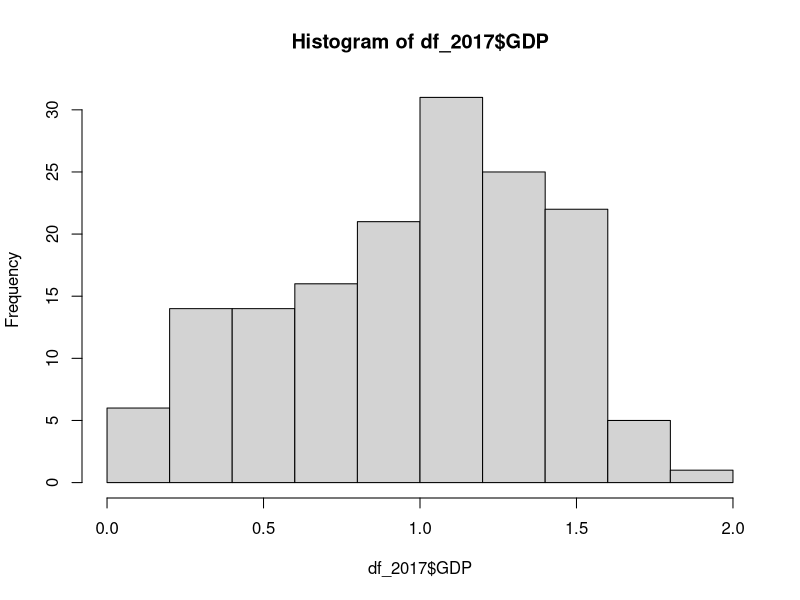
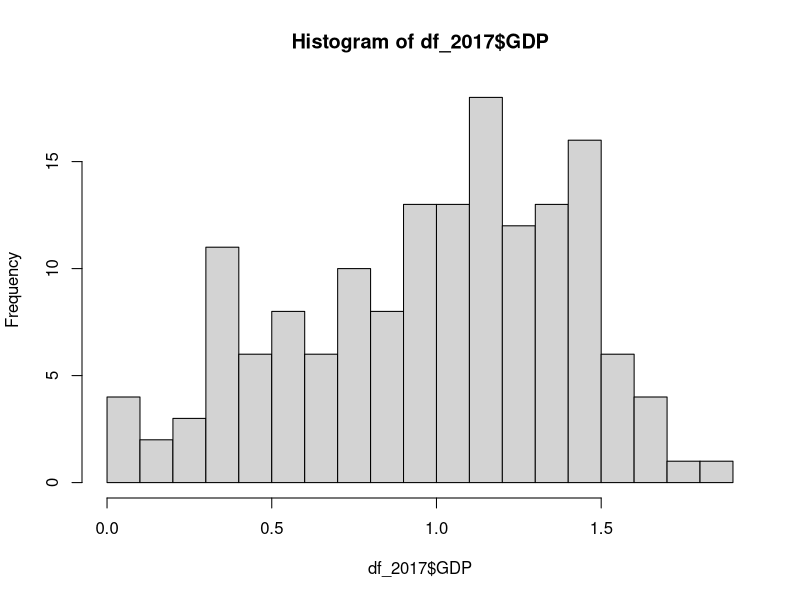
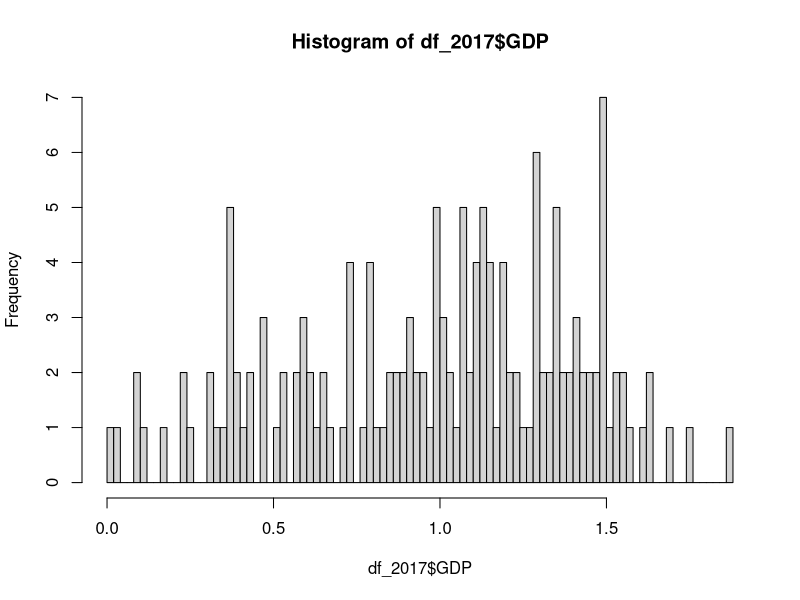
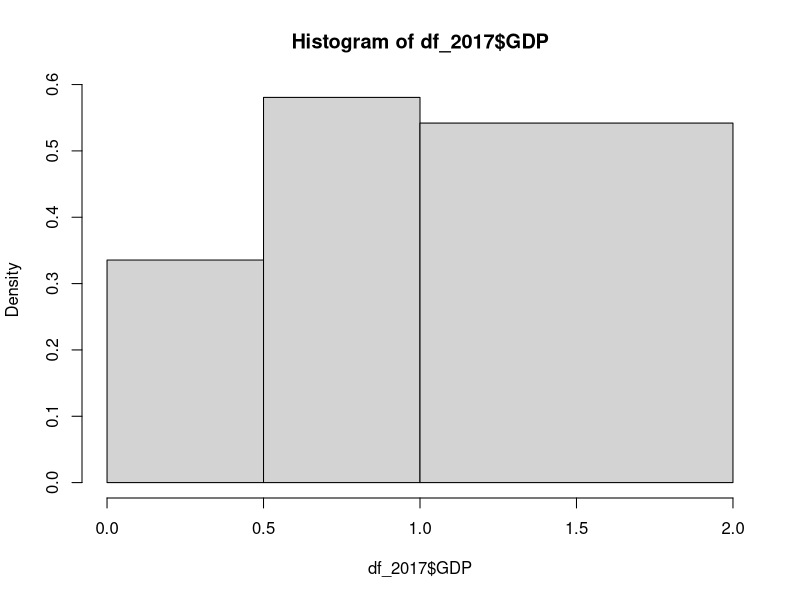
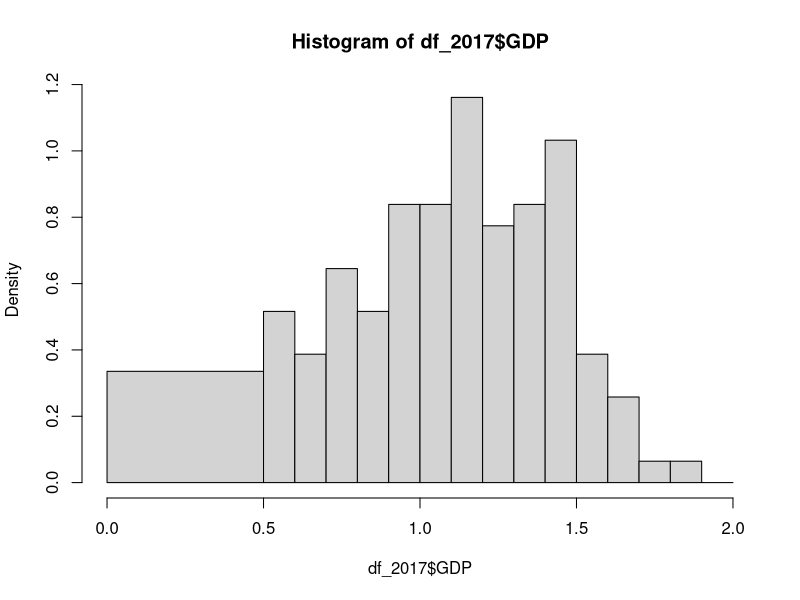
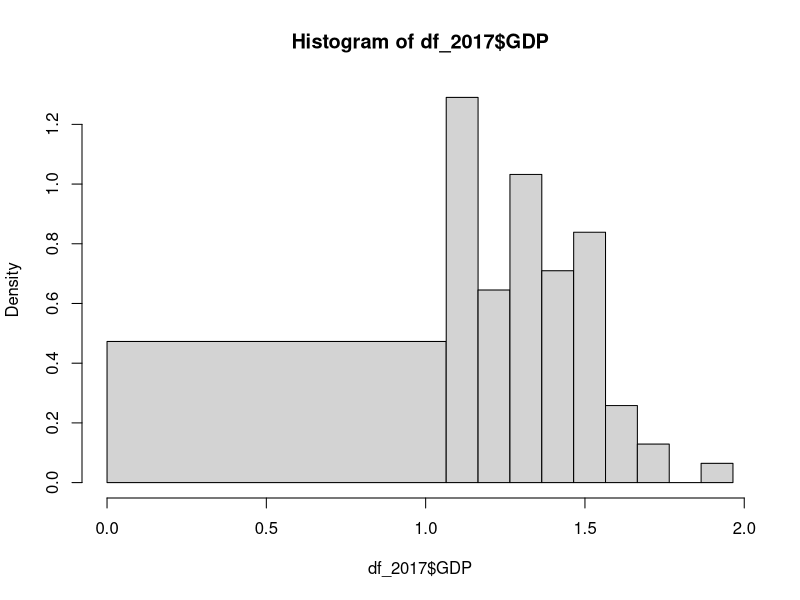
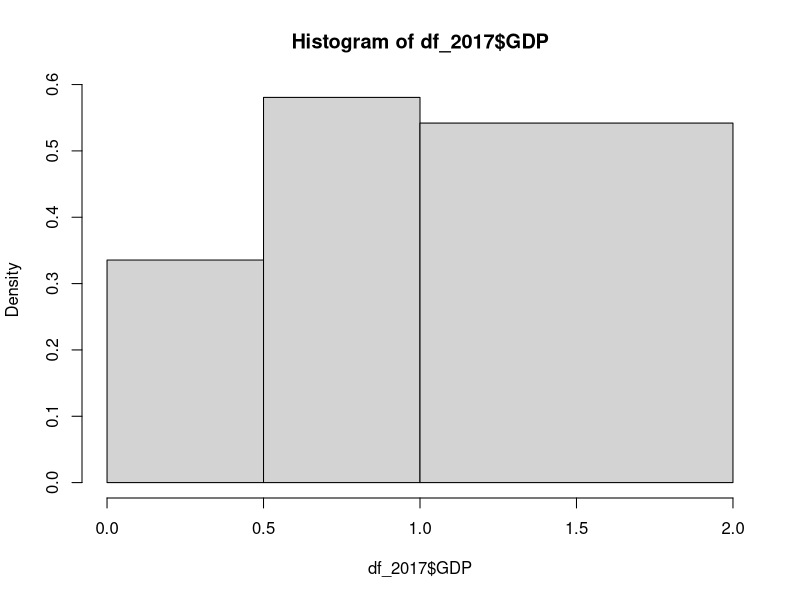
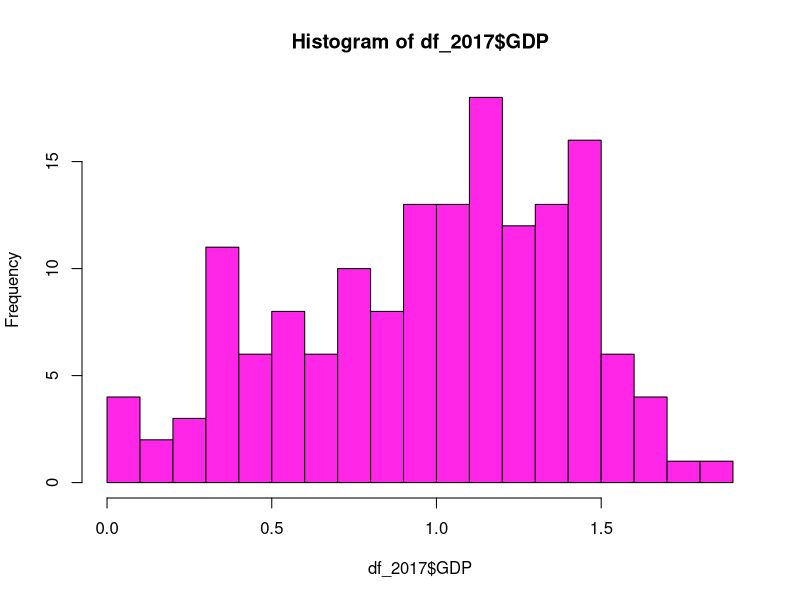

The R source for these figures, in order:
# Exploratory graphs
df_happiness <- read.table ("data/world-happinness/world-happiness.csv",
                            header=TRUE, sep=",")
table(df_happiness$country)
## Load the world happiness dataset
# select only year 2017 and save it to df_2017
df_2017 <- df_happiness[df_happiness$year == 2017, ]
df_2017$X <- NULL

summary(df_2017)
str(df_2017)
head(df_2017)

table(df_2017$country)

# Historam ------
hist(df_2017$GDP)


# Defining breaks
hist(df_2017$GDP, breaks = 25)
hist(df_2017$GDP, breaks = 100)

# Specificing custom breaks
breaks <- c(0,0.5,1,2)
hist(df_2017$GDP, breaks = breaks)

hist_break <- c(0, seq(from = 0.5, to = 2.0, by = 0.1))
hist(df_2017$GDP, breaks = hist_break)

hist_breaks <- c(0, seq(median(df_2017$GDP), 2.0, by = 0.1))
hist(df_2017$GDP, breaks = hist_breaks)


hist_breaks <- c(0, 0.5, 1, 2)
hist(df_2017$GDP, breaks = hist_breaks)

# Colors
hist(df_2017$GDP, breaks = 25, col = "#FF26E8")
hist(df_2017$GDP, breaks = 25,
     col = "#FF26E8",
     border = "#6BFF62")

# plot corruption
# select appropriate break number
# select appropriate color for corruption histogram
hist(df_2017$corruption, breaks=15, col="red", border="white")
hist(df_2017$corruption, breaks = 35,
     col = "#D13E3E",
     border = "#AFA7A7")
hist(df_2017$social_support, breaks=35, col="white", border="purple",
     main ="Social Support")


df_2017$country[df_2017$corruption < .05]

# Changing axis labels
hist(df_2017$corruption, breaks=15, col="red",
     border="white", main = "Histogram of corruption",
     xlab = "How much corruption affect happiness in the state",
     ylab="")

# limiting what is shown
hist(df_2017$corruption, breaks = 35,
     col = "#D13E3E",
     border = "#AFA7A7", xlim = c(0.2, 1))
hist(df_2017$corruption, xlim = c(0.2*0.9, max(df_2017$corruption)*1.1))

# Label axes properly

# focus only on values between 4 and 6

# Histogram with density lines
hist(df_2017$corruption, probability = TRUE, breaks=35)
lines(density(df_2017$corruption))


## Create a histogram of scores
# add density line
# set the axes correctly
hist(df_2017$score, breaks = 15, col = "white", probability = TRUE, 
     main = "Histogram of score distribution", xlab= " happiness score",
     ylab ="")
lines(density(df_2017$score))

## Boxplots --------
boxplot(df_2017$GDP)


# Setting names
boxplot(df_2017$GDP, df_2017$generosity, df_2017$health,
        xlab = "values", names=c("GDP", "generosity", "health"))

# defining colors
boxplot(df_2017$GDP, df_2017$generosity, df_2017$health,
        xlab = "values", names=c("GDP", "generosity", "health"),
        col = c("green", "red", "blue"))

# FORMULA
boxplot(df_happiness$GDP~df_happiness$year)

boxplot(df_2017$GDP~(df_2017$corruption > 0.3),
        names=c("Does not have corruption", "Has large corruption"),
        xlab = "", ylab="GDP",
        main = "GDP based on corruption in the country")


## Scatter plots (point charts) --------
plot(df_2017$freedom, df_2017$corruption)

# points vs line
plot(rownames(datasets::airquality),
     datasets::airquality$Temp, type="p",
     xlab= "Observation", ylab = "Temperature")

plot(rownames(datasets::airquality),
     datasets::airquality$Temp, type="l",
     xlab= "Observation", ylab = "Temperature")

## Select data for your country from df happiness
df_czech <- df_happiness[df_happiness$country=="Czech Republic",]
plot(df_czech$score~df_czech$year, type="l", xlab="",
     ylab="", main="Czech happiness score 2015-2019")
df_sweden <- df_happiness[df_happiness$country=="Sweden",]
lines(df_sweden$score~df_sweden$year)

## Type of points
#?points

## Adding in features - adding new points

## PAIRS -----
#pairs

## Adding regression lines------

## Create a scatter plot of GDP on x axis and score on Y axis for year 2017
# Add "red" points to the plot for the year 2018

## Bar charts ------

## Adding colors, names, etc.


## Adding legends 


# Multiple plots ----
#par(mfrow = c(1,2)) # first two plots are going to be next to each other


## PLOT 1

## PLOT 2


#par(mfrow = c(1,2)) # first two plots are going to be next to each other
## PLOT 1

## PLOT 2


## Adding common titles
#mtext()
## Outer margin
